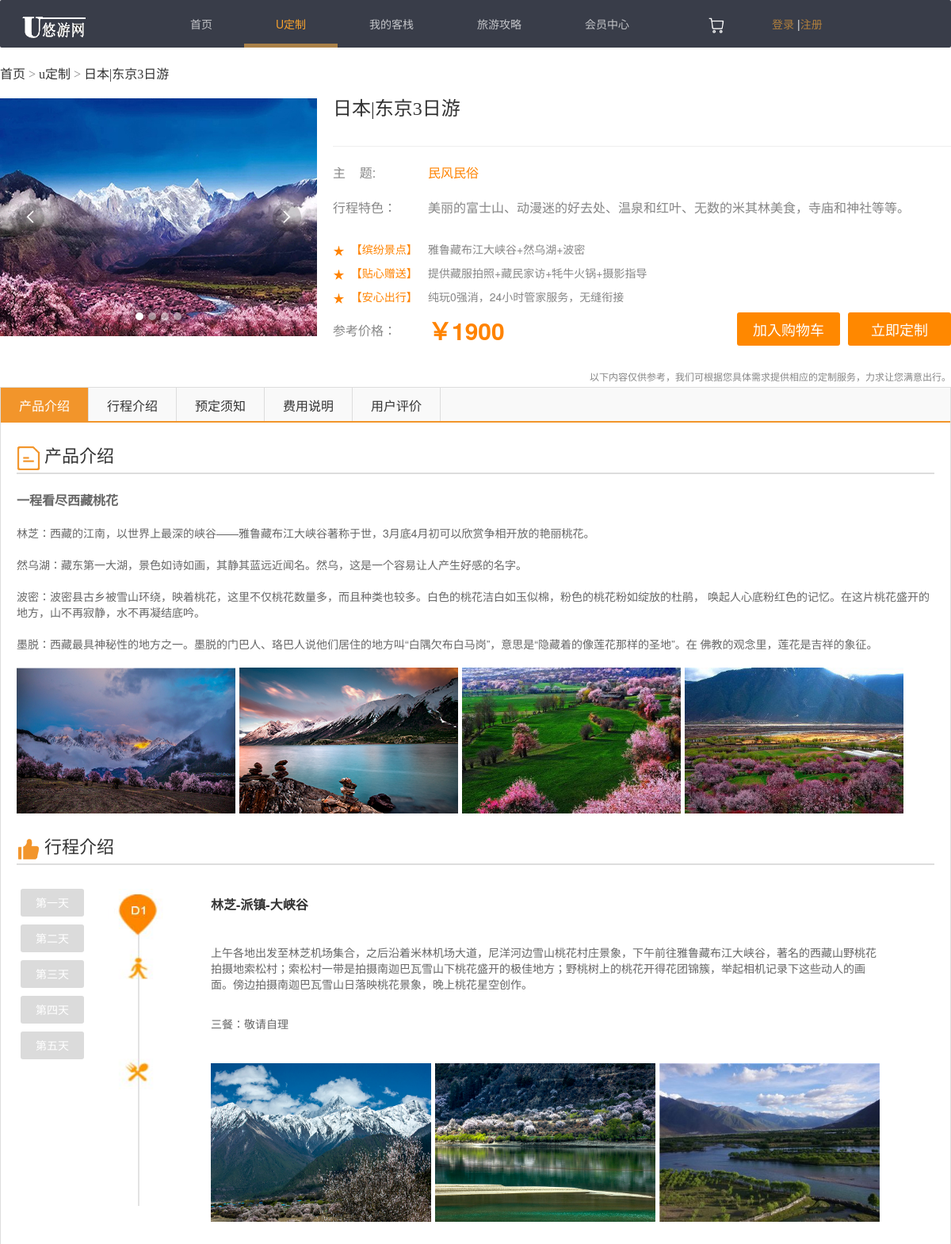
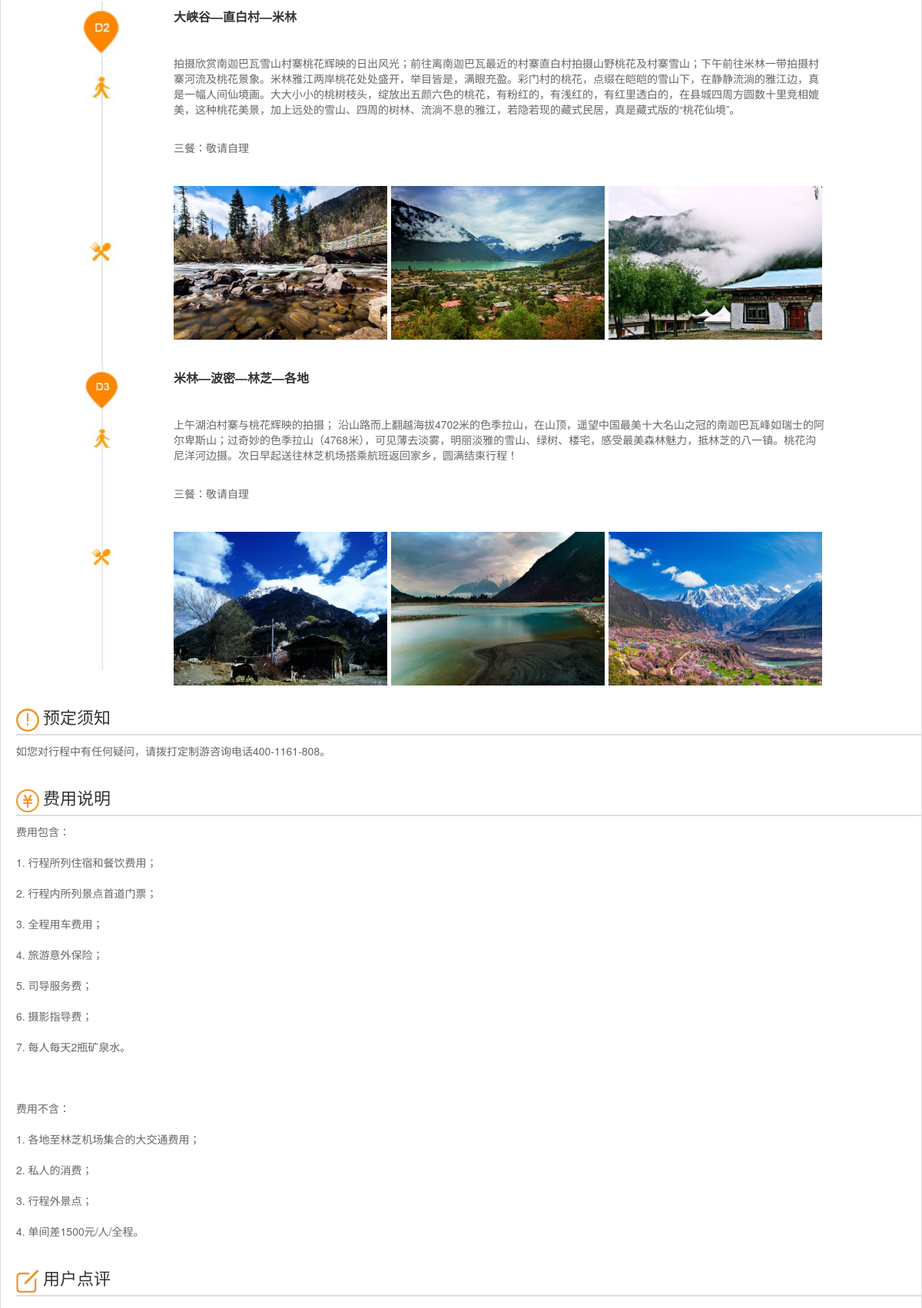
/details.php?pro_id=2 (upper part), run on the app's committed database (2 pictures, top to bottom).
### tables this page shows
CREATE TABLE `hot_area` (
  `pro_id` int(11) NOT NULL AUTO_INCREMENT,
  `pro_name` varchar(45) NOT NULL COMMENT '产品名称',
  `pro_path` varchar(80) NOT NULL COMMENT '产品路径',
  `themo` varchar(255) NOT NULL,
  `tese` varchar(255) NOT NULL,
  `price` int(11) NOT NULL COMMENT '价格',
  `commit` varchar(250) NOT NULL COMMENT '产品描述',
  `pro_create_time` timestamp NULL DEFAULT NULL COMMENT '产品创建时间',
  `pro_update_time` timestamp NULL DEFAULT NULL COMMENT '产品更新时间',
  PRIMARY KEY (`pro_id`)
);

### public/details.php (the view, shortened to what this page needs)
<!DOCTYPE html>
<html lang="en">
<head>
    <link rel="stylesheet" href="./layui/css/layui.css">
    <link rel="stylesheet" href="./css/U_dingzhi.css">
</head>
<body>
<div class="header">
    <ul class="layui-nav" lay-filter="">
        <li class="sign"><a href=""><img src="images/logo.png" width="100px" height="50px"></a></li>
        <li class="layui-nav-item " style="margin-left: 80px"><a href="index.php">首页</a></li>
        <li class="layui-nav-item layui-this "><a href="./details.php">U定制</a></li>
        <li class="layui-nav-item"><a href="my_inn.php">我的客栈</a></li>
        <li class="layui-nav-item"><a href="gonglue.php">旅游攻略</a></li>
        <li class="layui-nav-item"><a href="">会员中心</a></li>
        <li class="layui-nav-item" style="margin-left: 20px ; margin-right: 20px"><a href="shop.php"><img src="images/购物车.png" width="20px" height="20px"></a></li>
        <?php
        if (@$_SESSION['username'] &&@$_COOKIE['username']){
            echo "<li class='layui-nav-item'>
                <a href=''><img src='./images/touxiang.jpeg' class='layui-nav-img'>".$_SESSION['username']."</a>
                <dl class='layui-nav-child''>
                    <dd><a href=''>修改信息</a></dd>
                    <dd><a href=''>安全管理</a></dd>
                    <dd><a href='sign_out.php'>退出登录</a></dd>
               </dl>
               </li>";
        }else{echo "<li class='sign' style='list-style: none'><a href='sign_in.php'>登录</a> |<a href='sign_up.php'>注册</a> </li>";} ?>
    </ul>
    <?php
    $pro_id=isset($_GET['pro_id'])? $_GET['pro_id']:1;
    $mysql=new  Db('hot_area');
    $link=$mysql->link;
    $sql="SELECT * FROM hot_area where pro_id='$pro_id'";
    $result=mysqli_query($link,$sql);
    $results=mysqli_fetch_assoc($result);
    if ($results){
    ?>
<div class="cidaohang"><a href="./index.php">首页</a> > <a href="details.php">u定制</a> > <a href=""><?php echo $results['pro_name']  ?></a></div>
<div class="test">
  <div class="layui-carousel" id="test1">
    <div carousel-item>
        <div><img src="images/zt1.jpg" width="400" height="300" alt="zt1"></div>
    </div>
  </div>
</div>
<div class="right">
  <div class="title" align="left"><?php echo $results['pro_name']?></div>
  <div class="trip">
     <div align="left" class="zhuti1">主 &nbsp;&nbsp; 题:</div>
     <div align="left" class="zhuti2"> <?php echo $results['themo']?></div>
     <div algin="left" class="xc1">行程特色：</div>
     <div align="left" class="xc2"> <?php echo $results['tese'] ?></div>
     <div align="left" class="ts1"><img src="images/star.png" width="15" height="15" alt="star">&nbsp;&nbsp;【缤纷景点】&nbsp; </div>
     <div align="left" class="ts2">雅鲁藏布江大峡谷+然乌湖+波密</div>
     <div align="left" class="ts3"><img src="images/star.png" width="15" height="15" alt="star">&nbsp;&nbsp;【贴心赠送】&nbsp; </div>
     <div align="left" class="ts4">提供藏服拍照+藏民家访+牦牛火锅+摄影指导</div>
     <div align="left" class="ts3"><img src="images/star.png" width="15" height="15" alt="star">&nbsp;&nbsp;【安心出行】&nbsp; </div>
     <div align="left" class="ts4">纯玩0强消，24小时管家服务，无缝衔接</div>
     <div algin="left" class="xc1">参考价格：</div>
    <div align="left" class="price1"> ￥<?php echo $results['price'] ?></div>
     <div align="left" class="price2"><a href="">立即定制</a></div>
      <?php $pro_id=@$_GET['pro_id']; ?>
     <div align="left" class="price2"><a href="shopController.php?pro_id=<?php echo $pro_id; ?>" class="shop">加入购物车</a></div>
  </div>
</div>
<div align="right" class="notes">以下内容仅供参考，我们可根据您具体需求提供相应的定制服务，力求让您满意出行。</div>
<div class="detail">
  <div class="navigation" style="position:static">
    <ul>
     <li class="active"><a href="">产品介绍</a></li>
     <li class><a href="">行程介绍</a></li>
     <li class><a href="">预定须知</a></li>
     <li class><a href="">费用说明</a></li>
     <li class><a href="">用户评价</a></li>
    </ul>
  </div>
  <div class="sub-details">
    <div class="detail-introduce">
      <div class="title"> <i class="icon1"><img src="images/icon1.png" width="30" height="30" alt="icon1"></i> 产品介绍 <i id="anchor-introduce" class="anchor"></i> </div>
      <p class="sub-title">一程看尽西藏桃花</p>
      <ul>
        <li>林芝：西藏的江南，以世界上最深的峡谷——雅鲁藏布江大峡谷著称于世，3月底4月初可以欣赏争相开放的艳丽桃花。<br><br>
          然乌湖：藏东第一大湖，景色如诗如画，其静其蓝远近闻名。然乌，这是一个容易让人产生好感的名字。<br><br>
          波密：波密县古乡被雪山环绕，映着桃花，这里不仅桃花数量多，而且种类也较多。白色的桃花洁白如玉似棉，粉色的桃花粉如绽放的杜鹃，         唤起人心底粉红色的记忆。在这片桃花盛开的地方，山不再寂静，水不再凝结底吟。<br><br>
          墨脱：西藏最具神秘性的地方之一。墨脱的门巴人、珞巴人说他们居住的地方叫“白隅欠布白马岗”，意思是“隐藏着的像莲花那样的圣地”。在         佛教的观念里，莲花是吉祥的象征。<br><br>
        </li>
      </ul>
      <p><a href=""><img src="images/cp1.jpg" width="276" height="184" alt="cp1"></a>
         <a href=""><img src="images/cp2.jpg" width="276" height="184" alt="cp2"></a>
         <a href=""><img src="images/cp3.jpg" width="276" height="184" alt="cp3"></a>
         <a href=""><img src="images/cp4.jpg" width="276" height="184" alt="cp4"></a>
      </p>
</div>
    <?php }?>
     <div class="detail-introduce">
     <div class="title"><i class="icon1"><img src="images/icon2.png" width="30" height="30" alt="icon2"></i> 行程介绍 <i id="anchor-introduce" class="anchor"></i>
     </div>
    <div class="traffic">
     <div class="left" style="height:300px;">
     <div class="days" style="position:static;">
      <ul>
       <li class="active"><a href="">第一天</a></li>
       <li class="active"><a href="">第二天</a></li>
       <li class="active"><a href="">第三天</a></li>
       <li class="active"><a href="">第四天</a></li>
       <li class="active"><a href="">第五天</a></li>
       </ul>
     </div>
     </div>
  <div class="right2">
       <div  class="d1"><img src="images/d1.jpg" width="70" height="400" alt="d1"></div>
   <div class="d11">
      <div class="title2"><p>林芝-派镇-大峡谷</p> <br></div>
      <div class="content2"><p>上午各地出发至林芝机场集合，之后沿着米林机场大道，尼洋河边雪山桃花村庄景象，下午前往雅鲁藏布江大峡谷，著名的西藏山野桃花拍摄地索松村；索松村一带是拍摄南迦巴瓦雪山下桃花盛开的极佳地方；野桃树上的桃花开得花团锦簇，举起相机记录下这些动人的画面。傍边拍摄南迦巴瓦雪山日落映桃花景象，晚上桃花星空创作。</p></div>
      <div class="content2">三餐：敬请自理</div>
      <div class="day11"><a href=""><img src="images/day11.jpg" width="278" height="200" alt="day11"></a></div>
      <div class="day11"><a href="kong.html"><img src="images/day12.jpg" width="278" height="200" alt="day12"></a></div>
      <div class="day11"><a href="kong.html"><img src="images/day13.jpg" width="278" height="200" alt="day13"></a></div>
 </div>
 </div>
 <div class="right3">
       <div  class="d1"><img src="images/d2.jpg" width="70" height="500" alt="d2"></div>
   <div class="d11">
      <div class="title2"><p>大峡谷—直白村—米林</p> <br></div>
      <div class="content2"><p>拍摄欣赏南迦巴瓦雪山村寨桃花辉映的日出风光；前往离南迦巴瓦最近的村寨直白村拍摄山野桃花及村寨雪山；下午前往米林一带拍摄村寨河流及桃花景象。米林雅江两岸桃花处处盛开，举目皆是，满眼充盈。彩门村的桃花，点缀在皑皑的雪山下，在静静流淌的雅江边，真是一幅人间仙境画。大大小小的桃树枝头，绽放出五颜六色的桃花，有粉红的，有浅红的，有红里透白的，在县城四周方圆数十里竞相媲美，这种桃花美景，加上远处的雪山、四周的树林、流淌不息的雅江，若隐若现的藏式民居，真是藏式版的“桃花仙境”。</p></div>
      <div class="content2">三餐：敬请自理</div>
      <div class="day11"><a href="l"><img src="images/day21.jpg" width="278" height="200" alt="day21"></a></div>
      <div class="day11"><a href=""><img src="images/day22.jpg" width="278" height="200" alt="day22"></a></div>
      <div class="day11"><a href=""><img src="images/day23.jpg" width="278" height="200" alt="day23"></a></div>
 </div>
 </div>
 <div class="right4">
       <div  class="d1"><img src="images/d3.jpg" width="70" height="400" alt="d3"></div>
   <div class="d11">
      <div class="title2"><p>米林—波密—林芝—各地</p> <br></div>
      <div class="content2"><p>
上午湖泊村寨与桃花辉映的拍摄； 沿山路而上翻越海拔4702米的色季拉山，在山顶，遥望中国最美十大名山之冠的南迦巴瓦峰如瑞士的阿尔卑斯山；过奇妙的色季拉山（4768米），可见薄去淡雾，明丽淡雅的雪山、绿树、楼宅，感受最美森林魅力，抵林芝的八一镇。桃花沟尼洋河边摄。次日早起送往林芝机场搭乘航班返回家乡，圆满结束行程！</p></div>
      <div class="content2">三餐：敬请自理</div>
      <div class="day11"><a href=""><img src="images/day31.jpg" width="278" height="200" alt="day31"></a></div>
      <div class="day11"><a href=""><img src="images/day32.jpg" width="278" height="200" alt="day32"></a></div>
      <div class="day11"><a href=""><img src="images/day33.jpg" width="278" height="200" alt="day33"></a></div>
 </div>
 </div>
<div class="detail-introduce">
     <div class="title"><i class="icon3"><img src="images/icon3.png" width="30" height="30" alt="icon2"></i> 预定须知 <i id="anchor-introduce" class="anchor"></i>
     </div>
     </div>
 <div class="question"> 如您对行程中有任何疑问，请拨打定制游咨询电话400-1161-808。</div>
    <div class="detail-introduce">
     <div class="title"><i class="icon4"><img src="images/icon4.png" width="30" height="30" alt="icon4"></i> 费用说明 <i id="anchor-introduce" class="anchor"></i>
     </div>
     </div>
 <div class="money"> <p>费用包含：</p> <br>
 <p>1. 行程所列住宿和餐饮费用；</p><br>
 <p>2. 行程内所列景点首道门票；</p><br>
 <p>3. 全程用车费用；</p><br>
 <p>4. 旅游意外保险；</p><br>
 <p>5. 司导服务费；</p><br>
 <p>6. 摄影指导费；</p><br>
 <p>7. 每人每天2瓶矿泉水。</p><br><br><br>
<p>费用不含：</p> <br>
<p>1. 各地至林芝机场集合的大交通费用；</p> <br>
<p>2. 私人的消费；</p> <br>
<p>3. 行程外景点；</p> <br>
<p>4. 单间差1500元/人/全程。</p> <br></div>
 <div class="detail-introduce">
     <div class="title"><i class="icon5"><img src="images/icon5.png" width="30" height="30" alt="icon5"></i> 用户点评 <i id="anchor-introduce" class="anchor"></i>
     </div>
     </div>
    </div>
   </div>
 </div>
</body>
</html>

### public/layui/css/layui.css (style rules this page uses)
.layui-inline,img { display:inline-block;vertical-align:middle }
.layui-btn,.layui-edge,.layui-inline,img { vertical-align:middle }
blockquote,body,button,dd,div,dl,dt,form,h1,h2,h3,h4,h5,h6,input,li,ol,p,pre,td,textarea,th,ul { margin:0;padding:0;-webkit-tap-highlight-color:rgba(0,0,0,0) }
img { border:none }
li { list-style:none }
body { line-height:24px;font:14px Helvetica Neue,Helvetica,PingFang SC,Tahoma,Arial,sans-serif }
a { color:#333;text-decoration:none }
.layui-nav { position:relative;padding:0 20px;background-color:#393D49;color:#fff;border-radius:2px;font-size:0;box-sizing:border-box }
.layui-nav * { font-size:14px }
.layui-nav .layui-nav-item { position:relative;display:inline-block;*display:inline;*zoom:1;vertical-align:middle;line-height:60px }
.layui-nav .layui-nav-item a { display:block;padding:0 40px;color:#fff;color:rgba(255,255,255,.7);transition:all .3s;-webkit-transition:all .3s }
.layui-nav .layui-this:after,.layui-nav-bar,.layui-nav-tree .layui-nav-itemed:after { position:absolute;left:0;top:0;width:0;height:5px;background-color:#aa8149;transition:all .2s;-webkit-transition:all .2s }
.layui-nav .layui-nav-item a:hover,.layui-nav .layui-this a { color:#f8a32e }
.layui-nav .layui-this:after { content:'';top:auto;bottom:0;width:100% }
.layui-carousel { position:relative;left:0;top:0;background-color:#f8f8f8 }
.layui-carousel>[carousel-item] { position:relative;width:100%;height:100%;overflow:hidden }
.layui-carousel>[carousel-item]:before { position:absolute;content:'\e63d';left:50%;top:50%;width:100px;line-height:20px;margin:-10px 0 0 -50px;text-align:center;color:#c2c2c2;font-family:layui-icon!important;font-size:30px;font-style:normal;-webkit-font-smoothing:antialiased;-moz-osx-font-smoothing:grayscale }
.layui-carousel>[carousel-item]>* { display:none;position:absolute;left:0;top:0;width:100%;height:100%;background-color:#f8f8f8;transition-duration:.3s;-webkit-transition-duration:.3s }
.layui-carousel>[carousel-item]>.layui-carousel-next,.layui-carousel>[carousel-item]>.layui-carousel-prev,.layui-carousel>[carousel-item]>.layui-this { display:block }
.layui-carousel>[carousel-item]>.layui-this { left:0 }

### public/details.php (style rules this page uses)
.test { width: 400px; height: 300px; margin: 0 auto; float:left; }

### data on the page
hot_area: pro_name "日本|东京3日游", themo "民风民俗", tese "美丽的富士山、动漫迷的好去处、温泉和红叶、无数的米其林美食，寺庙和神社等等。", price "1900"
